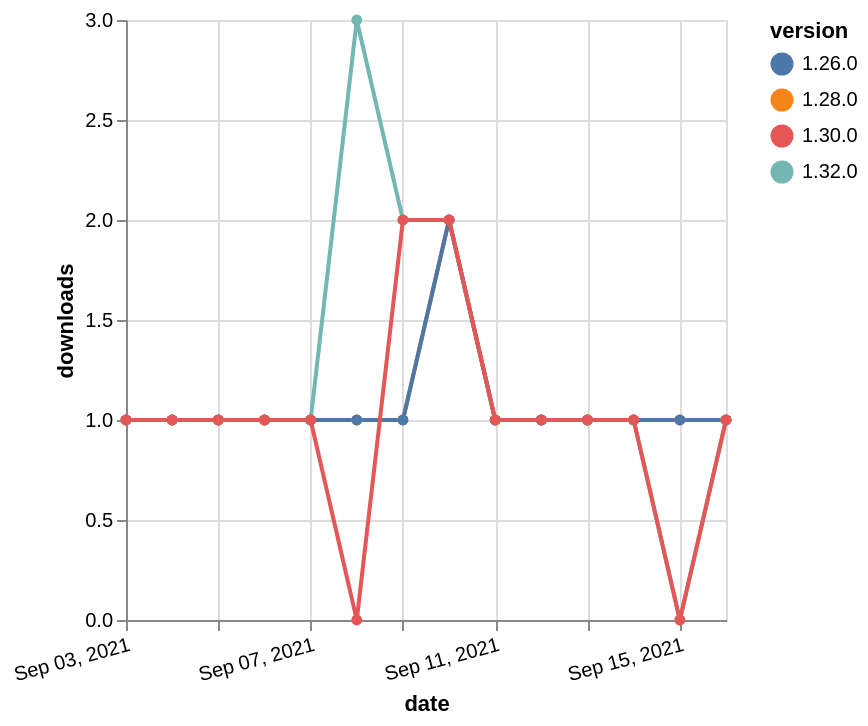

Here is the Vega-Lite specification saved for this chart:
### Vega-Lite specification from a JSON file in a GitHub repository (floating-point values rounded to 4 significant figures)
{"$schema": "https://vega.github.io/schema/vega-lite/v5.json", "description": "A simple bar chart with embedded data.", "data": {"values": [{"date": "2021-09-03", "total": 163, "delta": 1, "version": "1.32.0"}, {"date": "2021-09-04", "total": 164, "delta": 1, "version": "1.32.0"}, {"date": "2021-09-05", "total": 165, "delta": 1, "version": "1.32.0"}, {"date": "2021-09-06", "total": 166, "delta": 1, "version": "1.32.0"}, {"date": "2021-09-07", "total": 167, "delta": 1, "version": "1.32.0"}, {"date": "2021-09-08", "total": 170, "delta": 3, "version": "1.32.0"}, {"date": "2021-09-09", "total": 172, "delta": 2, "version": "1.32.0"}, {"date": "2021-09-10", "total": 174, "delta": 2, "version": "1.32.0"}, {"date": "2021-09-11", "total": 175, "delta": 1, "version": "1.32.0"}, {"date": "2021-09-12", "total": 176, "delta": 1, "version": "1.32.0"}, {"date": "2021-09-13", "total": 177, "delta": 1, "version": "1.32.0"}, {"date": "2021-09-14", "total": 178, "delta": 1, "version": "1.32.0"}, {"date": "2021-09-15", "total": 178, "delta": 0, "version": "1.32.0"}, {"date": "2021-09-16", "total": 179, "delta": 1, "version": "1.32.0"}, {"date": "2021-09-03", "total": 200, "delta": 1, "version": "1.28.0"}, {"date": "2021-09-04", "total": 201, "delta": 1, "version": "1.28.0"}, {"date": "2021-09-05", "total": 202, "delta": 1, "version": "1.28.0"}, {"date": "2021-09-06", "total": 203, "delta": 1, "version": "1.28.0"}, {"date": "2021-09-07", "total": 204, "delta": 1, "version": "1.28.0"}, {"date": "2021-09-08", "total": 205, "delta": 1, "version": "1.28.0"}, {"date": "2021-09-09", "total": 206, "delta": 1, "version": "1.28.0"}, {"date": "2021-09-10", "total": 208, "delta": 2, "version": "1.28.0"}, {"date": "2021-09-11", "total": 209, "delta": 1, "version": "1.28.0"}, {"date": "2021-09-12", "total": 210, "delta": 1, "version": "1.28.0"}, {"date": "2021-09-13", "total": 211, "delta": 1, "version": "1.28.0"}, {"date": "2021-09-14", "total": 212, "delta": 1, "version": "1.28.0"}, {"date": "2021-09-15", "total": 213, "delta": 1, "version": "1.28.0"}, {"date": "2021-09-16", "total": 214, "delta": 1, "version": "1.28.0"}, {"date": "2021-09-03", "total": 255, "delta": 1, "version": "1.26.0"}, {"date": "2021-09-04", "total": 256, "delta": 1, "version": "1.26.0"}, {"date": "2021-09-05", "total": 257, "delta": 1, "version": "1.26.0"}, {"date": "2021-09-06", "total": 258, "delta": 1, "version": "1.26.0"}, {"date": "2021-09-07", "total": 259, "delta": 1, "version": "1.26.0"}, {"date": "2021-09-08", "total": 260, "delta": 1, "version": "1.26.0"}, {"date": "2021-09-09", "total": 261, "delta": 1, "version": "1.26.0"}, {"date": "2021-09-10", "total": 263, "delta": 2, "version": "1.26.0"}, {"date": "2021-09-11", "total": 264, "delta": 1, "version": "1.26.0"}, {"date": "2021-09-12", "total": 265, "delta": 1, "version": "1.26.0"}, {"date": "2021-09-13", "total": 266, "delta": 1, "version": "1.26.0"}, {"date": "2021-09-14", "total": 267, "delta": 1, "version": "1.26.0"}, {"date": "2021-09-15", "total": 268, "delta": 1, "version": "1.26.0"}, {"date": "2021-09-16", "total": 269, "delta": 1, "version": "1.26.0"}, {"date": "2021-09-03", "total": 195, "delta": 1, "version": "1.30.0"}, {"date": "2021-09-04", "total": 196, "delta": 1, "version": "1.30.0"}, {"date": "2021-09-05", "total": 197, "delta": 1, "version": "1.30.0"}, {"date": "2021-09-06", "total": 198, "delta": 1, "version": "1.30.0"}, {"date": "2021-09-07", "total": 199, "delta": 1, "version": "1.30.0"}, {"date": "2021-09-08", "total": 199, "delta": 0, "version": "1.30.0"}, {"date": "2021-09-09", "total": 201, "delta": 2, "version": "1.30.0"}, {"date": "2021-09-10", "total": 203, "delta": 2, "version": "1.30.0"}, {"date": "2021-09-11", "total": 204, "delta": 1, "version": "1.30.0"}, {"date": "2021-09-12", "total": 205, "delta": 1, "version": "1.30.0"}, {"date": "2021-09-13", "total": 206, "delta": 1, "version": "1.30.0"}, {"date": "2021-09-14", "total": 207, "delta": 1, "version": "1.30.0"}, {"date": "2021-09-15", "total": 207, "delta": 0, "version": "1.30.0"}, {"date": "2021-09-16", "total": 208, "delta": 1, "version": "1.30.0"}]}, "width": "container", "mark": {"type": "line", "point": {"filled": true}}, "encoding": {"x": {"field": "date", "type": "temporal", "timeUnit": "yearmonthdate", "title": "date", "axis": {"labelAngle": -15}}, "y": {"field": "delta", "type": "quantitative", "title": "downloads"}, "color": {"field": "version", "type": "nominal"}, "tooltip": {"field": "delta"}}}
